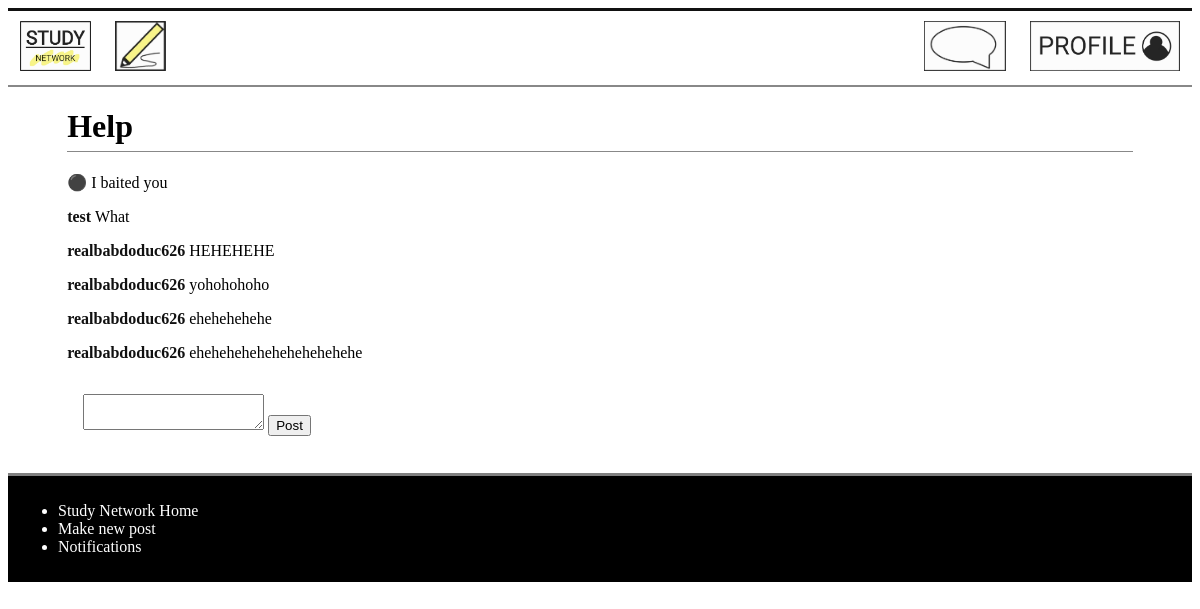
Screenshot of /comment/65 (signed in) with the database file from the repository.
### models.py (models this page shows)
class Post(db.Model):
    __tablename__ = 'Post'
    id = db.Column(db.Integer, primary_key=True)
    title = db.Column(db.Text)
    discussion = db.Column(db.Text)
    date = db.Column(db.Integer)
    comments = db.Column(db.Integer)
    user_id = db.Column(db.Integer, db.ForeignKey('User.id'))
    post_user = db.relationship('User', back_populates='user_post')
    replies_post = db.relationship('Reply', secondary=PostReply, back_populates='posts_reply')
    categories_post = db.relationship('Category', secondary=PostCategory, back_populates='posts_category')
    notifications_post = db.relationship('Notification', back_populates='posts_notification')
    posts = db.relationship('Comment', back_populates='user')

class Comment(db.Model):
    __tablename__ = 'Comment'
    id = db.Column(db.Integer, primary_key=True)
    Post_id = db.Column(db.Integer, db.ForeignKey('Post.id'), nullable = False)
    User_id = db.Column(db.Integer, db.ForeignKey('User.id'), nullable = False)
    comment = db.Column(db.Text, nullable = False)
    user = db.relationship('Post', back_populates='posts')
    post = db.relationship('User', back_populates='users')

class User(db.Model):
    __tablename__ = 'User'
    id = db.Column(db.Integer, primary_key=True)
    username = db.Column(db.Text)
    email = db.Column(db.Text)
    password = db.Column(db.Text)
    user_post = db.relationship('Post', back_populates='post_user')
    notifications_user = db.relationship('Notification', back_populates='users_notification')
    users = db.relationship('Comment', back_populates='post')

### main.py (the view, shortened to what this page needs)
@app.route('/comment/<int:id>', methods=['GET', 'POST'])
def comment(id):
    form = Comment()
    post_info = db.session.query(models.Post).filter_by(id = id).first_or_404()
    user_info = db.session.query(models.User).filter_by(id = session['logged_in_user']).first()
    comments = db.session.query(models.Comment).filter_by(Post_id = id).all()
    if g.logged_in_user == None:
        return redirect(url_for('signin'))
    elif request.method == 'GET':# display all the comments in the post
        if comments == Null:
            return render_template('comment.html', form=form, post_info=post_info)
        else:
            return render_template('comment.html', form=form, comments=comments, post_info=post_info)

### forms.py
class Comment(FlaskForm):
    comment = TextAreaField('Write your comment or reply here', validators=[DataRequired()])

### main.py (called while the page is built)
@app.context_processor
def notification_processor():
    if  g.logged_in_user:
        num_notification = models.Notification.query.filter_by(user_id = session["logged_in_user"]).all()
        if len(num_notification) > 99:
            return dict(num_notification = "99..") #When the number of notification is too big, it just shows 99+.
        else:
            return dict(num_notification = len(num_notification))
    else:
        return dict(num_notification = "No one is logged in")

@app.before_request
def before_request():
    g.logged_in_user = None
    if 'logged_in_user' in session:
        g.logged_in_user = session['logged_in_user']

### templates/comment.html (shortened to what this page needs)
{% extends 'layout.html' %}
{% block content %}
<main>
<h1>{{post_info.title}}</h1>
<p>⚫ {{ post_info.discussion }}</p>
{% for comment in comments %}
    <p><a class="name"href="/profile/{{comment.post.id}}"><strong>{{comment.post.username}}</strong></a> {{ comment.comment }}</p>
{% endfor %}
<form method="POST" enctype="multipart/form-data">
    {{ form.comment }}
    <input type="submit" value="Post">
</form>
</main>
{% endblock %}

### static/css/style.css (style rules this page uses)
a { text-decoration: none; color: #111; }
body main { display: block; max-width: 90%; margin-left: 5%; }
body main h1 { border-bottom: 1px #888 solid; padding-bottom: 0.5%; }
main input { margin-bottom: 2%; }
form { padding: 16px; }

### rows the page displays
Post: title "Help", discussion "I baited you"
Comment: post.username "test", comment "What"
Comment: post.username "realbabdoduc626", comment "HEHEHEHE"
Comment: post.username "realbabdoduc626", comment "yohohohoho"
Comment: post.username "realbabdoduc626", comment "ehehehehehe"
Comment: post.username "realbabdoduc626", comment "ehehehehehehehehehehehe"
